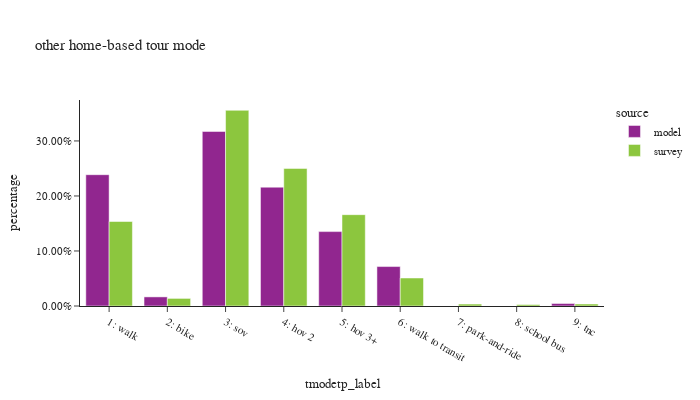

Notebook code cell kept with this figure:
### Code cell
df_plot = hb_tour.groupby(['source','tmodetp_label'])['toexpfac'].sum().reset_index()
df_plot['percentage'] = df_plot.groupby(['source'], group_keys=False)['toexpfac']. \
    apply(lambda x: x / float(x.sum()))

df_plot_ct = hb_tour.groupby(['source','tmodetp_label'])['toexpfac'].count().reset_index(). \
    rename(columns={'toexpfac':'sample count'})
df_plot = df_plot.merge(df_plot_ct, on=['source','tmodetp_label'])

fig = px.bar(df_plot.sort_values(by=['source']), x="tmodetp_label", y="percentage", color="source",
             barmode="group",hover_data=['sample count'],title="other home-based tour mode")
fig.update_layout(height=400, width=700, font=dict(size=11),
                  xaxis = dict(dtick = 1, categoryorder='category ascending'),
                  yaxis=dict(tickformat=".2%"))
fig.show()

### Figure 1 — Plotly figure (JSON) as saved in the notebook; plotly's stock layout.template omitted (floating-point values rounded to 4 significant figures)
{"data": [{"alignmentgroup": "True", "customdata": [[947211], [65749], [1259111], [857116], [536717], [284568], [18131]], "hovertemplate": "source=model<br>tmodetp_label=%{x}<br>percentage=%{y}<br>sample count=%{customdata[0]}<extra></extra>", "legendgroup": "model", "marker": {"color": "#91268F", "pattern": {"shape": ""}}, "name": "model", "offsetgroup": "model", "orientation": "v", "showlegend": true, "textposition": "auto", "type": "bar", "x": ["1: walk", "2: bike", "3: sov", "4: hov 2", "5: hov 3+", "6: walk to transit", "9: tnc"], "xaxis": "x", "y": [0.2387, 0.01657, 0.3173, 0.216, 0.1352, 0.0717, 0.004569], "yaxis": "y"}, {"alignmentgroup": "True", "customdata": [[1717], [156], [2088], [1241], [655], [330], [22], [7], [34]], "hovertemplate": "source=survey<br>tmodetp_label=%{x}<br>percentage=%{y}<br>sample count=%{customdata[0]}<extra></extra>", "legendgroup": "survey", "marker": {"color": "#8CC63E", "pattern": {"shape": ""}}, "name": "survey", "offsetgroup": "survey", "orientation": "v", "showlegend": true, "textposition": "auto", "type": "bar", "x": ["1: walk", "2: bike", "3: sov", "4: hov 2", "5: hov 3+", "6: walk to transit", "7: park-and-ride", "8: school bus", "9: tnc"], "xaxis": "x", "y": [0.1536, 0.01381, 0.3557, 0.2501, 0.166, 0.05091, 0.003567, 0.002617, 0.003683], "yaxis": "y"}], "layout": {"barmode": "group", "font": {"size": 11}, "height": 400, "legend": {"title": {"text": "source"}, "tracegroupgap": 0}, "title": {"text": "other home-based tour mode"}, "width": 700, "xaxis": {"anchor": "y", "categoryorder": "category ascending", "domain": [0.0, 1.0], "dtick": 1, "title": {"text": "tmodetp_label"}}, "yaxis": {"anchor": "x", "domain": [0.0, 1.0], "tickformat": ".2%", "title": {"text": "percentage"}}}}
